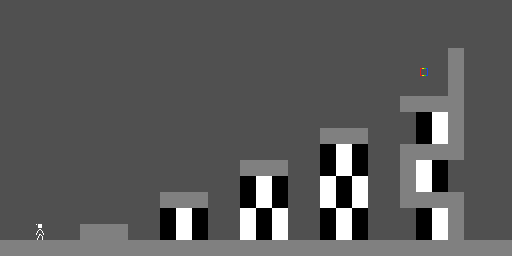

The image is a tile-based game level rendered from a .tmx file. Its description and complete source (layers, tilesets, objects, tile grids) follow:
An orthogonal 32x16 tile map with 16x16 px tiles, 2 tile layers (alt_a, all).

<map version="1.5" tiledversion="1.7.2" orientation="orthogonal" renderorder="right-down" width="32" height="16" tilewidth="16" tileheight="16" infinite="0" backgroundcolor="#505050" nextlayerid="6" nextobjectid="1">
 <properties>
  <property name="bg_color" type="int" value="0" />
  <property name="title" value="The Exit" />
  <property name="wrapping" type="bool" value="false" />
 </properties>
 <tileset firstgid="1" source="monoman.tsx" />
 <layer id="4" name="alt_a" width="32" height="16">
  <data encoding="csv">
0,0,0,0,0,0,0,0,0,0,0,0,0,0,0,0,0,0,0,0,0,0,0,0,0,0,0,0,0,0,0,0,
0,0,0,0,0,0,0,0,0,0,0,0,0,0,0,0,0,0,0,0,0,0,0,0,0,0,0,0,0,0,0,0,
0,0,0,0,0,0,0,0,0,0,0,0,0,0,0,0,0,0,0,0,0,0,0,0,0,0,0,0,0,0,0,0,
0,0,0,0,0,0,0,0,0,0,0,0,0,0,0,0,0,0,0,0,0,0,0,0,0,0,0,0,5,0,0,0,
0,0,0,0,0,0,0,0,0,0,0,0,0,0,0,0,0,0,0,0,0,0,0,0,0,0,3,0,5,0,0,0,
0,0,0,0,0,0,0,0,0,0,0,0,0,0,0,0,0,0,0,0,0,0,0,0,0,0,0,0,5,0,0,0,
0,0,0,0,0,0,0,0,0,0,0,0,0,0,0,0,0,0,0,0,0,0,0,0,0,5,5,5,5,0,0,0,
0,0,0,0,0,0,0,0,0,0,0,0,0,0,0,0,0,0,0,0,0,0,0,0,0,0,4,6,5,0,0,0,
0,0,0,0,0,0,0,0,0,0,0,0,0,0,0,0,0,0,0,0,5,5,5,0,0,0,4,6,5,0,0,0,
0,0,0,0,0,0,0,0,0,0,0,0,0,0,0,0,0,0,0,0,4,6,4,0,0,5,5,5,5,0,0,0,
0,0,0,0,0,0,0,0,0,0,0,0,0,0,0,5,5,5,0,0,4,6,4,0,0,5,6,4,0,0,0,0,
0,0,0,0,0,0,0,0,0,0,0,0,0,0,0,4,6,4,0,0,6,4,6,0,0,5,6,4,0,0,0,0,
0,0,0,0,0,0,0,0,0,0,5,5,5,0,0,4,6,4,0,0,6,4,6,0,0,5,5,5,5,0,0,0,
0,0,0,0,0,0,0,0,0,0,4,6,4,0,0,6,4,6,0,0,4,6,4,0,0,0,4,6,5,0,0,0,
0,0,1,0,0,5,5,5,0,0,4,6,4,0,0,6,4,6,0,0,4,6,4,0,0,0,4,6,5,0,0,0,
5,5,5,5,5,5,5,5,5,5,5,5,5,5,5,5,5,5,5,5,5,5,5,5,5,5,5,5,5,5,5,5
</data>
 </layer>
 <layer id="1" name="all" width="32" height="16">
  <data encoding="csv">
0,0,0,0,0,0,0,0,0,0,0,0,0,0,0,0,0,0,0,0,0,0,0,0,0,0,0,0,0,0,0,0,
0,0,0,0,0,0,0,0,0,0,0,0,0,0,0,0,0,0,0,0,0,0,0,0,0,0,0,0,0,0,0,0,
0,0,0,0,0,0,0,0,0,0,0,0,0,0,0,0,0,0,0,0,0,0,0,0,0,0,0,0,0,0,0,0,
0,0,0,0,0,0,0,0,0,0,0,0,0,0,0,0,0,0,0,0,0,0,0,0,0,0,0,0,0,0,0,0,
0,0,0,0,0,0,0,0,0,0,0,0,0,0,0,0,0,0,0,0,0,0,0,0,0,0,0,0,0,0,0,0,
0,0,0,0,0,0,0,0,0,0,0,0,0,0,0,0,0,0,0,0,0,0,0,0,0,0,0,0,0,0,0,0,
0,0,0,0,0,0,0,0,0,0,0,0,0,0,0,0,0,0,0,0,0,0,0,0,0,0,0,0,0,0,0,0,
0,0,0,0,0,0,0,0,0,0,0,0,0,0,0,0,0,0,0,0,0,0,0,0,0,0,0,0,0,0,0,0,
0,0,0,0,0,0,0,0,0,0,0,0,0,0,0,0,0,0,0,0,0,0,0,0,0,0,0,0,0,0,0,0,
0,0,0,0,0,0,0,0,0,0,0,0,0,0,0,0,0,0,0,0,0,0,0,0,0,0,0,0,0,0,0,0,
0,0,0,0,0,0,0,0,0,0,0,0,0,0,0,0,0,0,0,0,0,0,0,0,0,0,0,0,0,0,0,0,
0,0,0,0,0,0,0,0,0,0,0,0,0,0,0,0,0,0,0,0,0,0,0,0,0,0,0,0,0,0,0,0,
0,0,0,0,0,0,0,0,0,0,0,0,0,0,0,0,0,0,0,0,0,0,0,0,0,0,0,0,0,0,0,0,
0,0,0,0,0,0,0,0,0,0,0,0,0,0,0,0,0,0,0,0,0,0,0,0,0,0,0,0,0,0,0,0,
0,0,0,0,0,0,0,0,0,0,0,0,0,0,0,0,0,0,0,0,0,0,0,0,0,0,0,0,0,0,0,0,
0,0,0,0,0,0,0,0,0,0,0,0,0,0,0,0,0,0,0,0,0,0,0,0,0,0,0,0,0,0,0,0
</data>
 </layer>
</map>
